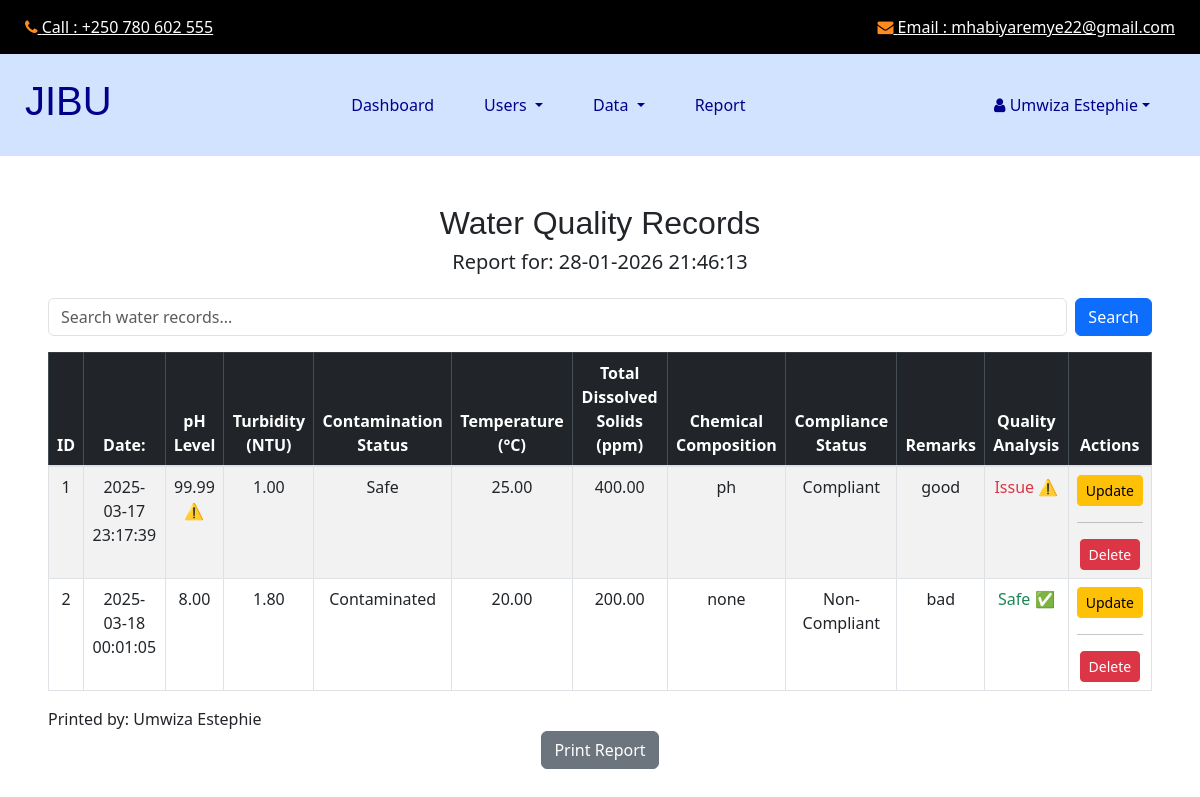
The app's page /watersavedrecords.php (signed in) with its own data.
### tables this page shows
CREATE TABLE `qualityrecords` (
  `id` int(11) NOT NULL,
  `test_date` datetime DEFAULT current_timestamp(),
  `tester_name` varchar(100) NOT NULL,
  `pH_level` decimal(4,2) NOT NULL,
  `turbidity` decimal(5,2) NOT NULL,
  `contamination_status` enum('Safe','Contaminated') NOT NULL,
  `temperature` decimal(5,2) NOT NULL,
  `tds` decimal(6,2) NOT NULL,
  `chemical_composition` text DEFAULT NULL,
  `compliance_status` enum('Compliant','Non-Compliant') NOT NULL,
  `remarks` text DEFAULT NULL,
  `created_at` timestamp NOT NULL DEFAULT current_timestamp(),
  `quantity_tested` decimal(10,2) NOT NULL
);

### phpincludes/selectwaterrecord.php (called while the page is built, shortened)
<?php
$search_query = "";
$sql = "SELECT * FROM qualityrecords WHERE tester_name LIKE '%$search_query%' OR contamination_status LIKE '%$search_query%' OR compliance_status LIKE '%$search_query%' OR remarks LIKE '%$search_query%'";
$result = mysqli_query($conn, $sql);
?>

### phpincludes/sessioncheck.php (called while the page is built, shortened)
<?php
$user_name = $_SESSION['user_name'];
?>

### sectionincludes/selectedwatersavedrecords.php (the view, shortened to what this page needs)
<?php
include 'phpincludes/selectwaterrecord.php';
?>
<section class="p-5">
<div class="text-center mb-4">
<h2>Water Quality Records</h2>
<h5>Report for: <?php echo date('d-m-Y H:i:s'); ?></h5>
</div>
<form method="POST" class="mb-3 d-flex gap-2 hidden-print">
<input type="text" name="search" class="form-control" placeholder="Search water records..." value="<?php echo $search_query; ?>">
<button type="submit" class="btn btn-primary">Search</button>
</form>
<table class="table table-bordered table-striped text-center">
<thead class="table-dark">
<tr>
<th>ID</th>
<th>Date:</th>
<th>pH Level</th>
<th>Turbidity (NTU)</th>
<th>Contamination Status</th>
<th>Temperature (°C)</th>
<th>Total Dissolved Solids (ppm)</th>
<th>Chemical Composition</th>
<th>Compliance Status</th>
<th>Remarks</th>
<th>Quality Analysis</th>
<th class="hidden-print">Actions</th>
</tr>
</thead>
<tbody>
<?php while ($row = mysqli_fetch_assoc($result)): ?>
<tr>
<td><?php echo $row['id']; ?></td>
<td><?php echo htmlspecialchars($row['created_at']); ?></td>
<td><?php echo $row['pH_level']; ?> <?php echo ($row['pH_level'] < 6.5 || $row['pH_level'] > 8.5) ? '<span class="text-danger">⚠️</span>' : ''; ?></td>
<td><?php echo $row['turbidity']; ?> <?php echo ($row['turbidity'] > 5) ? '<span class="text-danger">⚠️</span>' : ''; ?></td>
<td><?php echo $row['contamination_status']; ?></td>
<td><?php echo $row['temperature']; ?></td>
<td><?php echo $row['tds']; ?> <?php echo ($row['tds'] > 500) ? '<span class="text-danger">⚠️</span>' : ''; ?></td>
<td><?php echo $row['chemical_composition']; ?></td>
<td><?php echo $row['compliance_status']; ?></td>
<td><?php echo $row['remarks']; ?></td>
<td>
<?php echo ($row['pH_level'] >= 6.5 && $row['pH_level'] <= 8.5 && $row['turbidity'] <= 5 && $row['tds'] <= 500) ? '<span class="text-success">Safe ✅</span>' : '<span class="text-danger">Issue ⚠️</span>'; ?>
</td>
<td class="hidden-print">
<button type="button" class="btn btn-warning btn-sm" onclick="editRecord(<?php echo htmlspecialchars(json_encode($row)); ?>)">Update</button><hr>
<a href="?delete=<?php echo $row['id']; ?>" class="btn btn-danger btn-sm" onclick="return confirm('Are you sure you want to delete this record?');">Delete</a>
</td>
</tr>
<?php endwhile; ?>
</tbody>
</table>
<?php
if (isset($_SESSION['user_id']))
{
?>
Printed by: <?php echo htmlspecialchars($user_name); ?>
<?php
}
?>
<center><button class="btn btn-secondary mb-3 hidden-print" onclick="printReport()">Print Report</button></center>
</section>

### css/style.css (style rules this page uses)
body { font-family: 'Lato', sans-serif; color: #040000; }
h1, h2 { font-family: 'Merriweather Sans', sans-serif; }
a, a:hover, a:focus { text-decoration: none; }

### records on screen
qualityrecords: id "1", created_at "2025-03-17 23:17:39", pH_level "99.99", turbidity "1.00", contamination_status "Safe", temperature "25.00", tds "400.00", chemical_composition "ph", compliance_status "Compliant", remarks "good", shows "Issue ⚠️"
qualityrecords: id "2", created_at "2025-03-18 00:01:05", pH_level "8.00", turbidity "1.80", contamination_status "Contaminated", temperature "20.00", tds "200.00", chemical_composition "none", compliance_status "Non-Compliant", remarks "bad", shows "Safe ✅"

### other values on screen
$user_name "Umwiza Estephie"
